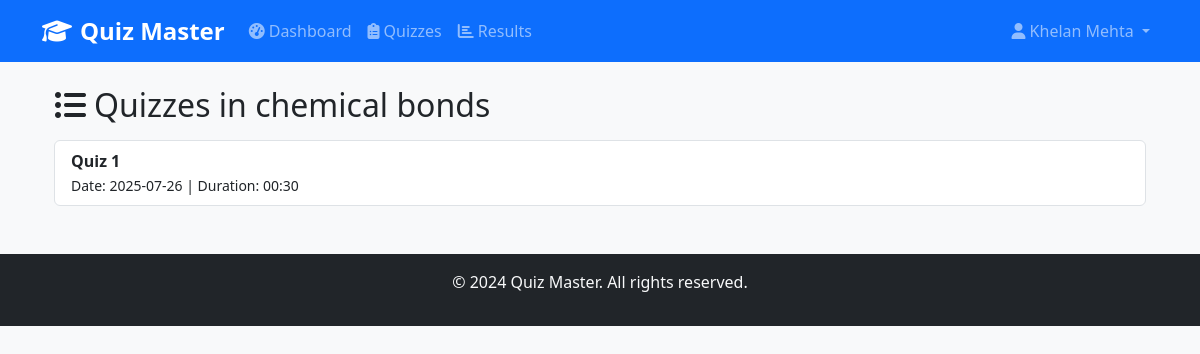
The page /user/chapter/2/quizzes (signed in) on the database its author committed.
### database/models.py (models this page shows, shortened)
class Chapter(db.Model):
    __tablename__ = 'chapters'
    id = db.Column(db.Integer, primary_key=True)
    name = db.Column(db.String(100), nullable=False)
    description = db.Column(db.Text)
    subject_id = db.Column(db.Integer, db.ForeignKey('subjects.id'), nullable=False)
    created_at = db.Column(db.DateTime, default=datetime.utcnow)
    quizzes = db.relationship('Quiz', backref='chapter', lazy=True, cascade='all, delete-orphan')

class Quiz(db.Model):
    __tablename__ = 'quizzes'
    id = db.Column(db.Integer, primary_key=True)
    chapter_id = db.Column(db.Integer, db.ForeignKey('chapters.id'), nullable=False)
    title = db.Column(db.String(100), nullable=False)
    date_of_quiz = db.Column(db.Date, nullable=False)
    time_duration = db.Column(db.String(10), nullable=False)
    remarks = db.Column(db.Text)
    live_from = db.Column(db.DateTime, nullable=True)  # New field for live start date
    live_to = db.Column(db.DateTime, nullable=True)   # New field for live end date
    created_at = db.Column(db.DateTime, default=datetime.utcnow)
    questions = db.relationship('Question', backref='quiz', lazy=True, cascade='all, delete-orphan')
    scores = db.relationship('Score', backref='quiz', lazy=True, cascade='all, delete-orphan')

### routes/user.py (the view)
@user_bp.route('/chapter/<int:chapter_id>/quizzes')
@login_required
def quizzes_by_chapter(chapter_id):
    chapter = Chapter.query.get_or_404(chapter_id)
    quizzes = Quiz.query.filter_by(chapter_id=chapter_id).all()
    return render_template('user/quizzes_by_chapter.html', chapter=chapter, quizzes=quizzes)

### routes/user.py (called while the page is built)
def login_required(f):
    @wraps(f)
    def decorated_function(*args, **kwargs):
        if not session.get('user_id'):
            flash('Please login to access this page.', 'error')
            return redirect(url_for('auth.login'))
        return f(*args, **kwargs)
    return decorated_function

### templates/user/quizzes_by_chapter.html (shortened to what this page needs)
{% extends "base.html" %}
{% block content %}
<div class="container mt-4">
  <h2 class="mb-3"><i class="fas fa-list-ul me-2"></i>Quizzes in {{ chapter.name }}</h2>
  {% if quizzes %}
    <div class="list-group">
      {% for quiz in quizzes %}
        <a href="{{ url_for('user.start_quiz', quiz_id=quiz.id) }}" class="list-group-item list-group-item-action">
          <strong>{{ quiz.title }}</strong><br />
          <small>Date: {{ quiz.date_of_quiz.strftime('%Y-%m-%d') }} | Duration: {{ quiz.time_duration }}</small>
        </a>
      {% endfor %}
    </div>
  {% else %}
    <p class="text-muted">No quizzes available for this chapter.</p>
  {% endif %}
</div>
{% endblock %}

### static/css/style.css (style rules this page uses)
body { background-color: #f8f9fa; font-family: 'Segoe UI', Tahoma, Geneva, Verdana, sans-serif; }

### rows shown on the page
Chapter: name "chemical bonds"
Quiz: title "Quiz 1", date_of_quiz "2025-07-26", time_duration "00:30"

### other values the page prints
{{ session.full_name }} "Khelan Mehta"
